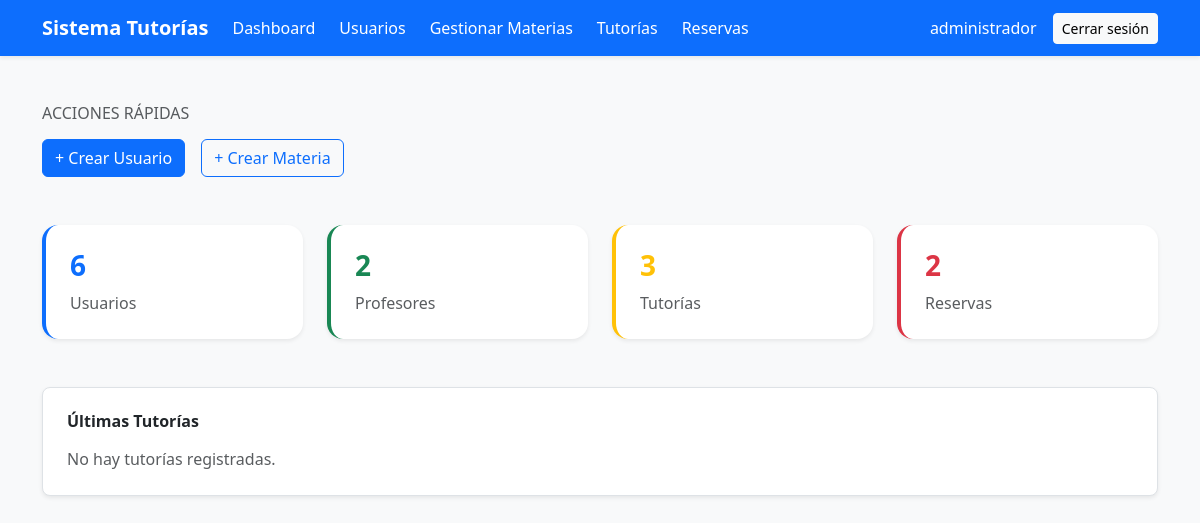
Page /sistema_tutorias/dashboard/administrador.php (signed in) on the earlier database version.
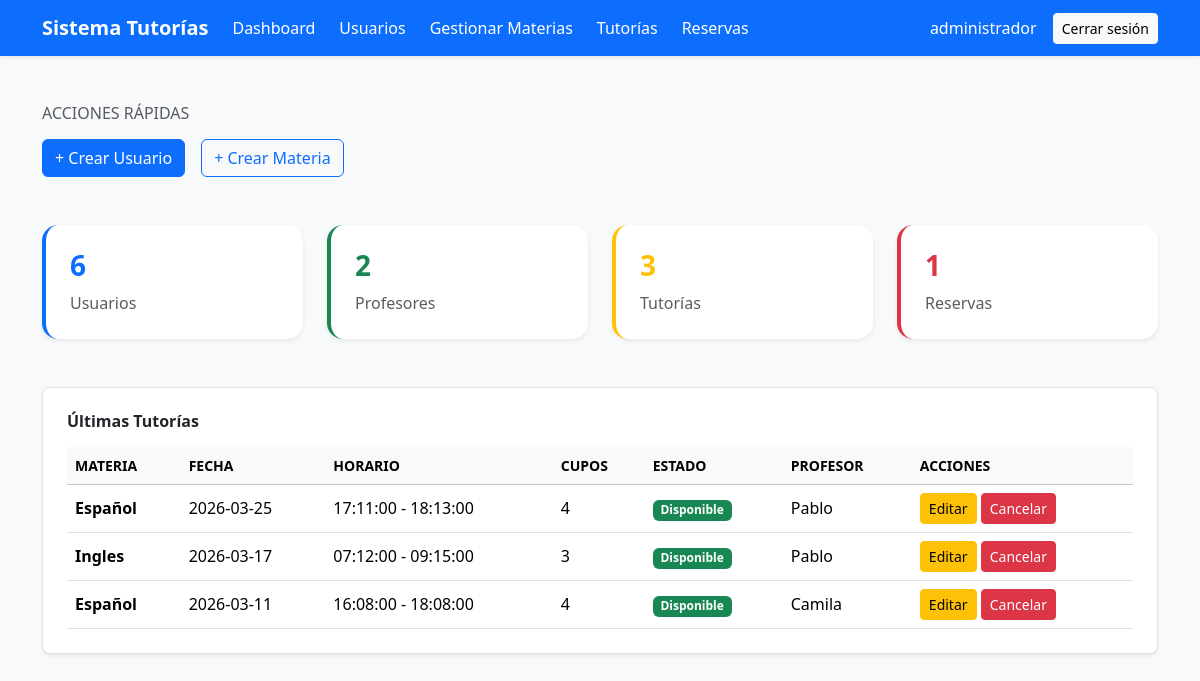
Same page on the later database version.
### tables this page shows
CREATE TABLE `tb_tutorias` (
  `id_tutoria` int(11) NOT NULL,
  `id_profesor` int(11) NOT NULL,
  `id_materia` int(11) DEFAULT NULL,
  `fecha` date NOT NULL,
  `hora_inicio` time NOT NULL,
  `hora_fin` time NOT NULL,
  `cupos` int(11) NOT NULL,
  `estado` enum('disponible','reservada','cancelada','finalizada') DEFAULT 'disponible',
  `fecha_creacion` timestamp NOT NULL DEFAULT current_timestamp()
);

CREATE TABLE `tb_materias` (
  `id_materia` int(11) NOT NULL,
  `nombre` varchar(100) NOT NULL,
  `descripcion` varchar(255) DEFAULT NULL,
  `estado` tinyint(1) DEFAULT 1
);

CREATE TABLE `tb_usuarios` (
  `id_usuario` int(11) NOT NULL,
  `nombre` varchar(100) NOT NULL,
  `correo` varchar(100) NOT NULL,
  `password` varchar(255) NOT NULL,
  `id_rol` int(11) NOT NULL,
  `activo` tinyint(1) DEFAULT 1,
  `fecha_creacion` timestamp NOT NULL DEFAULT current_timestamp()
);

### sistema_tutorias/dashboard/administrador.php (the view, shortened to what this page needs)
<?php
require_once "../config/conexion.php";
$total_usuarios = $conexion->query("SELECT COUNT(*) as total FROM tb_usuarios")->fetch_assoc()['total'];
$total_profesores = $conexion->query("
    SELECT COUNT(*) as total
    FROM tb_usuarios u
    INNER JOIN tb_rol r ON u.id_rol = r.id_rol
    WHERE r.nombre = 'profesor'
")->fetch_assoc()['total'];
$total_tutorias = $conexion->query("SELECT COUNT(*) as total FROM tb_tutorias")->fetch_assoc()['total'];
$total_reservas = $conexion->query("SELECT COUNT(*) as total FROM tb_reservas")->fetch_assoc()['total'];
$ultimas_tutorias = $conexion->query("
    SELECT t.id_tutoria, t.fecha,m.nombre AS materia, t.hora_inicio, t.hora_fin, t.cupos, t.estado,
           u.nombre as profesor
    FROM tb_tutorias t
    INNER JOIN tb_usuarios u ON t.id_profesor = u.id_usuario
    INNER JOIN tb_materias m ON t.id_materia = m.id_materia
    ORDER BY t.id_tutoria DESC
    LIMIT 5
");
?>
<?php include "../includes/header.php"; ?>
<?php include "../includes/navbar.php"; ?>
<div class="container py-5">
    <div class="mb-5">
        <h6 class="text-uppercase text-muted mb-3">Acciones rápidas</h6>
        <div class="d-flex gap-3">
            <a href="../views/usuarios/crear.php" class="btn btn-primary">
                + Crear Usuario
            </a>
            <a href="../views/materias/gestionar_materia.php" class="btn btn-outline-primary">
                + Crear Materia
            </a>
        </div>
    </div>
    <div class="row g-4 mb-5">
        <div class="col-md-3">
            <div class="p-4 rounded-4 shadow-sm border-start border-4 border-primary bg-white">
                <div class="d-flex justify-content-between align-items-center">
                    <div>
                        <h3 class="fw-bold text-primary"><?php echo $total_usuarios; ?></h3>
                        <p class="text-muted mb-0">Usuarios</p>
                    </div>
                </div>
            </div>
        </div>
        <div class="col-md-3">
            <div class="p-4 rounded-4 shadow-sm border-start border-4 border-success bg-white">
                <div class="d-flex justify-content-between align-items-center">
                    <div>
                        <h3 class="fw-bold text-success"><?php echo $total_profesores; ?></h3>
                        <p class="text-muted mb-0">Profesores</p>
                    </div>
                </div>
            </div>
        </div>
        <div class="col-md-3">
            <div class="p-4 rounded-4 shadow-sm border-start border-4 border-warning bg-white">
                <div class="d-flex justify-content-between align-items-center">
                    <div>
                        <h3 class="fw-bold text-warning"><?php echo $total_tutorias; ?></h3>
                        <p class="text-muted mb-0">Tutorías</p>
                    </div>
                </div>
            </div>
        </div>
        <div class="col-md-3">
            <div class="p-4 rounded-4 shadow-sm border-start border-4 border-danger bg-white">
                <div class="d-flex justify-content-between align-items-center">
                    <div>
                        <h3 class="fw-bold text-danger"><?php echo $total_reservas; ?></h3>
                        <p class="text-muted mb-0">Reservas</p>
                    </div>
                </div>
            </div>
        </div>
    </div>
    <div class="bg-white p-4 rounded-3 shadow-sm border border-1">
        <h6 class="mb-3 fw-semibold">Últimas Tutorías</h6>
        <?php if ($ultimas_tutorias->num_rows > 0): ?>
            <table class="table table-hover align-middle mb-0">
                <thead class="table-light">
                    <tr class="small text-uppercase">
                        <th>Materia</th>
                        <th>Fecha</th>
                        <th>Horario</th>
                        <th>Cupos</th>
                        <th>Estado</th>
                        <th>Profesor</th>
                        <th>Acciones</th>
                    </tr>
                </thead>
                <tbody>
                    <?php while ($t = $ultimas_tutorias->fetch_assoc()): ?>
                        <tr>
                            <td class="fw-semibold"><?php echo htmlspecialchars($t['materia']); ?></td>
                            <td><?php echo $t['fecha']; ?></td>
                            <td><?php echo $t['hora_inicio']; ?> - <?php echo $t['hora_fin']; ?></td>
                            <td><?php echo $t['cupos']; ?></td>
                            <td>
                                <?php
                                if ($t['estado'] == 'disponible') echo '<span class="badge bg-success">Disponible</span>';
                                elseif ($t['estado'] == 'reservada') echo '<span class="badge bg-warning text-dark">Reservada</span>';
                                else echo '<span class="badge bg-danger">Cancelada</span>';
                                ?>
                            </td>
                            <td><?php echo htmlspecialchars($t['profesor']); ?></td>
                            <td>
                                <a href="../views/tutorias/editar.php?id=<?php echo $t['id_tutoria']; ?>" class="btn btn-sm btn-warning">Editar</a>
                                <?php if ($t['estado'] != 'cancelada'): ?>
                                    <a href="../../controllers/TutoriaController.php?accion=estado&id=<?php echo $t['id_tutoria']; ?>&estado=cancelada"
                                        class="btn btn-sm btn-danger"
                                        onclick="return confirm('¿Seguro que deseas cancelar esta tutoría?');">
                                        Cancelar
                                        </a>
                                <?php endif; ?>
                            </td>
                        </tr>
                    <?php endwhile; ?>
                </tbody>
            </table>
        <?php else: ?>
            <p class="text-muted mb-0">No hay tutorías registradas.</p>
        <?php endif; ?>
    </div>
</div>
<?php include "../includes/footer.php"; ?>

### sistema_tutorias/includes/header.php (shortened to what this page needs)
<!DOCTYPE html>
<html lang="es">
<head>
    <link href="https://cdn.jsdelivr.net/npm/bootstrap@5.3.2/dist/css/bootstrap.min.css" rel="stylesheet">
</head>
<body class="bg-light">

### sistema_tutorias/includes/navbar.php (shortened to what this page needs)
<?php
$rol = $_SESSION['rol'];
$nombre = $_SESSION['nombre'];
?>
<nav class="navbar navbar-expand-lg navbar-dark bg-primary shadow-sm">
    <div class="container d-flex align-items-center">
        <a class="navbar-brand fw-semibold" href="<?= BASE_URL ?>">
            Sistema Tutorías
        </a>
        <div class="collapse navbar-collapse align-items-center" id="navbarNav">
            <ul class="navbar-nav me-auto d-flex align-items-center gap-2">
                <?php if ($rol == "administrador") : ?>
                    <li class="nav-item">
                        <a class="nav-link text-white" href="<?= BASE_URL ?>dashboard/administrador.php">
                        Dashboard
                        </a>
                    </li>
                    <li class="nav-item">
                        <a class="nav-link text-white" href="<?= BASE_URL ?>views/usuarios/listar.php">
                        Usuarios
                        </a>
                    </li>
                    <li class="nav-item">
                        <a class="nav-link text-white" href="<?= BASE_URL ?>views/materias/gestionar_materia.php">
                          Gestionar Materias
                        </a>
                    </li>
                    <li class="nav-item">
                        <a class="nav-link text-white" href="<?= BASE_URL ?>views/tutorias/listar.php">
                        Tutorías
                        </a>
                    </li>
                    <li class="nav-item">
                        <a class="nav-link text-white" href="<?= BASE_URL ?>views/reservas/listar.php">
                        Reservas
                        </a>
                    </li>
                <?php endif; ?>
            </ul>
            <div class="d-flex align-items-center gap-3 text-white">
                <span class="fw-light">
                    <?= htmlspecialchars($nombre) ?>
                </span>
                <a href="<?= BASE_URL ?>logout.php" class="btn btn-light btn-sm">
                    Cerrar sesión
                </a>
            </div>
        </div>
    </div>
</nav>

### sistema_tutorias/includes/footer.php (shortened to what this page needs)
</body>
</html>

Differences in the rows shown:
added tb_tutorias: id_materia.nombre "Español", fecha "2026-03-25", hora_inicio "17:11:00", hora_fin "18:13:00", cupos "4", estado "Disponible", id_profesor.nombre "Pablo"
added tb_tutorias: id_materia.nombre "Ingles", fecha "2026-03-17", hora_inicio "07:12:00", hora_fin "09:15:00", cupos "3", estado "Disponible", id_profesor.nombre "Pablo"
added tb_tutorias: id_materia.nombre "Español", fecha "2026-03-11", hora_inicio "16:08:00", hora_fin "18:08:00", cupos "4", estado "Disponible", id_profesor.nombre "Camila"
Other differences:
$total_reservas: "2" → "1"
text no longer shown: "No hay tutorías registradas."
text now shown: "MATERIA FECHA HORARIO CUPOS ESTADO PROFESOR ACCIONES"
